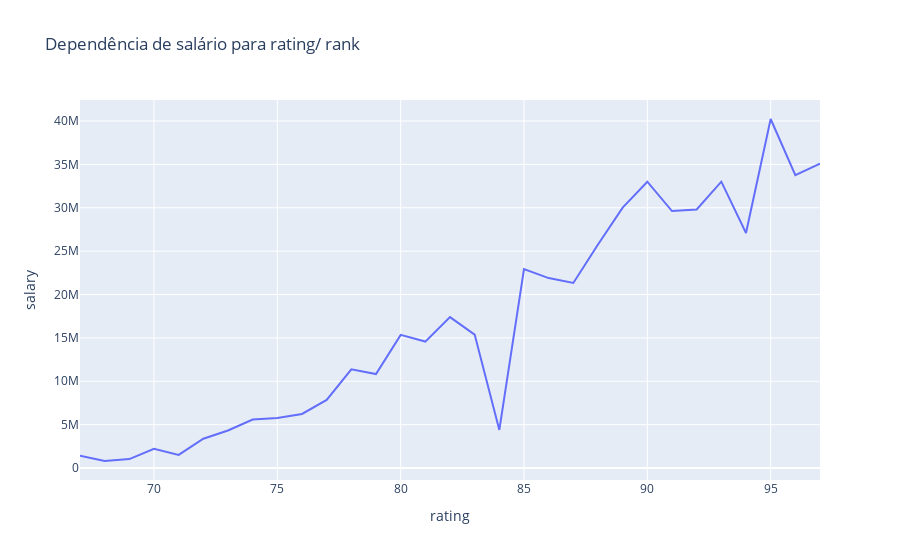

Source (notebook cell):
### Code cell
salary_rating = csv.loc[:, ["salary", "rating"]]
grouped_salary_rating = salary_rating.groupby(["rating"], dropna = True, as_index = False).mean()

graph = px.line(grouped_salary_rating, x = "rating", y = "salary", title = "Dependência de salário para rating/ rank")
graph.show()

### Figure 1 — Plotly figure (JSON) as saved in the notebook; plotly's stock layout.template omitted (floating-point values rounded to 4 significant figures)
{"data": [{"hovertemplate": "rating=%{x}<br>salary=%{y}<extra></extra>", "legendgroup": "", "line": {"color": "#636efa", "dash": "solid"}, "marker": {"symbol": "circle"}, "mode": "lines", "name": "", "orientation": "v", "showlegend": false, "type": "scatter", "x": [67, 68, 69, 70, 71, 72, 73, 74, 75, 76, 77, 78, 79, 80, 81, 82, 83, 84, 85, 86, 87, 88, 89, 90, 91, 92, 93, 94, 95, 96, 97], "xaxis": "x", "y": [1416852, 809800.0, 1035000.0, 2224000.0, 1518321, 3371000.0, 4324000.0, 5585000.0, 5763000.0, 6233000.0, 7843000.0, 11380000.0, 10830000.0, 15340000.0, 14570000.0, 17401306, 15380000.0, 4393000.0, 22930000.0, 21890000.0, 21330000.0, 25770000.0, 30013500, 33005556, 29623315, 29802321, 33005556, 27093019, 40231758, 33746899, 35089429], "yaxis": "y"}], "layout": {"legend": {"tracegroupgap": 0}, "title": {"text": "Dependência de salário para rating/ rank"}, "xaxis": {"anchor": "y", "domain": [0, 1], "title": {"text": "rating"}}, "yaxis": {"anchor": "x", "domain": [0, 1], "title": {"text": "salary"}}}}
